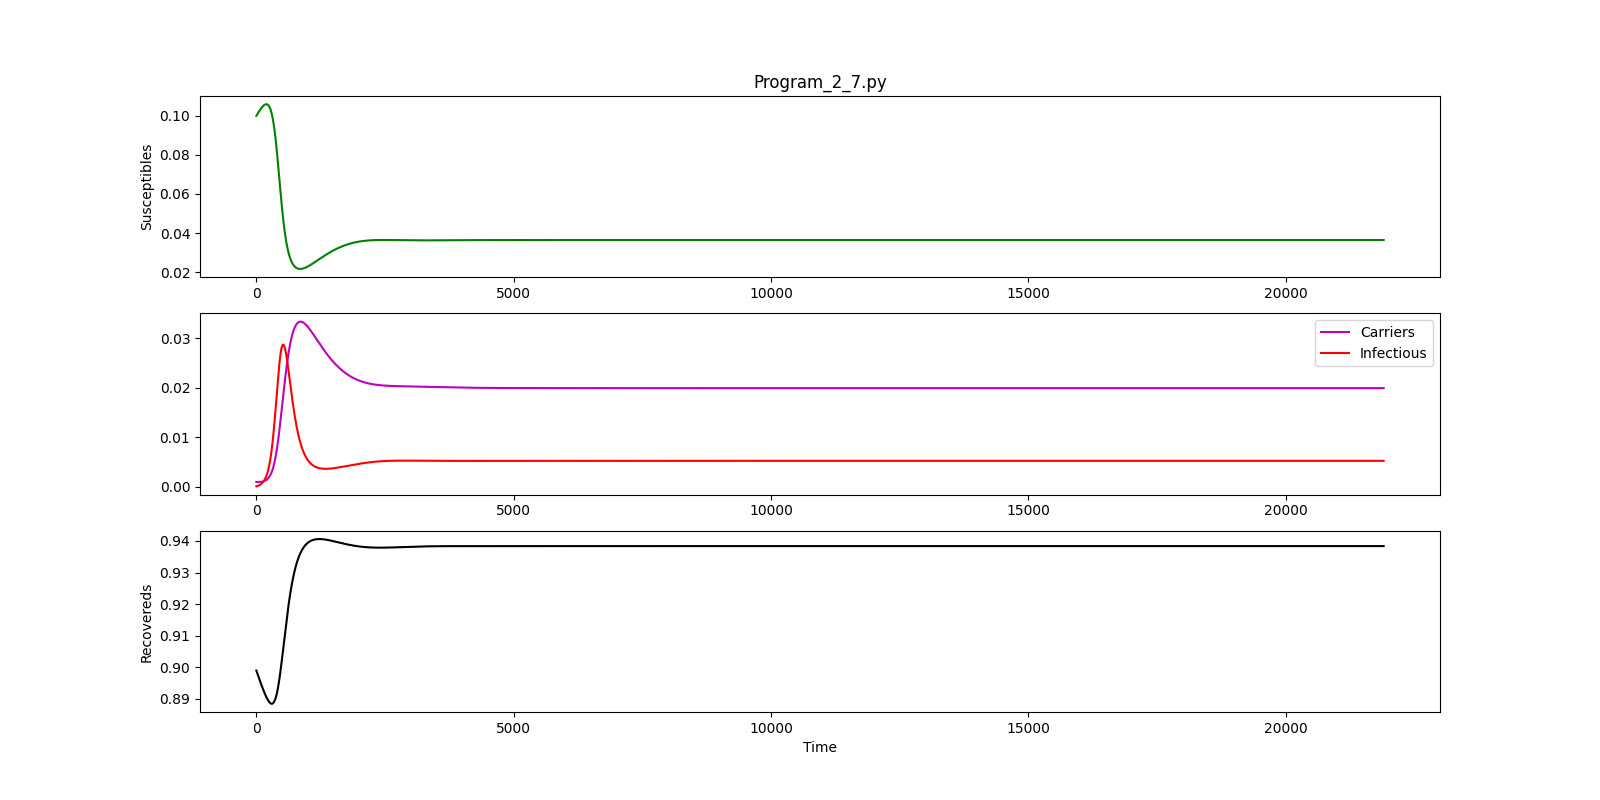

Source code (Python):
#!/usr/bin/env python3

####################################################################
###    This is the PYTHON version of program 2.7 from page 44 of   #
### "Modeling Infectious Disease in humans and animals"            #
### by Keeling & Rohani.										   #
###																   #
### It is the SICR which includes a carrier class.		           #
####################################################################

###################################
### Written by Ilias Soumpasis    #
### [email redacted]	  #
###################################

import scipy.integrate as spi
import numpy as np
import pylab as pl

beta=0.2
epsilon=0.1
gamma=0.01
Gamma=0.001
mu=1/(50*365.0)
q=0.4
S0=0.1
I0=1e-4
C0=1e-3
ND=60*365
TS=1.0
INPUT = (S0, I0, C0)

def diff_eqs(INP,t):
	'''The main set of equations'''
	Y=np.zeros((3))
	V = INP
	Y[0] = mu - beta * V[0] * (V[1] + epsilon * V[2]) - mu * V[0]
	Y[1] = beta * V[0] * (V[1] + epsilon * V[2]) - gamma * V[1] - mu * V[1]
	Y[2] = q * gamma * V[1] - Gamma * V[2] - mu * V[2]
	return Y   # For odeint



t_start = 0.0; t_end = ND; t_inc = TS
t_range = np.arange(t_start, t_end+t_inc, t_inc)
RES = spi.odeint(diff_eqs,INPUT,t_range)

Rec=1. - (RES[:,0]+RES[:,1]+RES[:,2])
print (RES)

#Ploting
pl.figure(figsize=(16, 8))
pl.subplot(311)
pl.plot(RES[:,0], '-g', label='Susceptibles')
pl.title('Program_2_7.py')
#pl.xlabel('Time')
pl.ylabel('Susceptibles')
pl.subplot(312)
pl.plot(RES[:,2], '-m', label='Carriers')
pl.plot(RES[:,1], '-r', label='Infectious')
#pl.xlabel('Time')
pl.legend(loc=0)
pl.subplot(313)
pl.plot(Rec, '-k', label='Recovereds')
pl.xlabel('Time')
pl.ylabel('Recovereds')
pl.savefig('Program_2_7.png')
pl.show()
